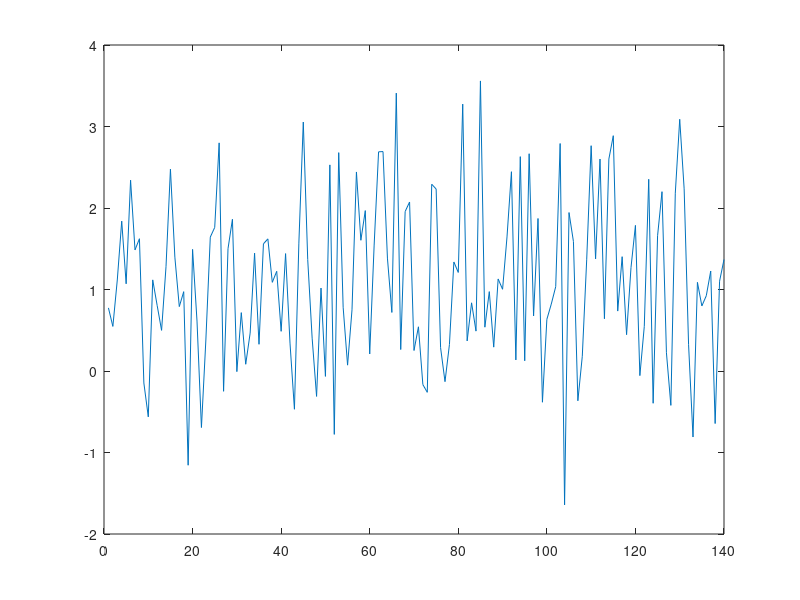

Reproduce this figure in MATLAB.

clear all; close all; clc;

% this plot shows nothing special

% Some documentation here.. bla bla
r = normrnd(1,3,[1 100]);
plot(r)

% Another plot seems good here
r = normrnd(1,1,[1 140]);
plot(r)

% added a comment

% added another comment

% Another plot seems good here
r = normrnd(1,1,[1 140]);
plot(r)
